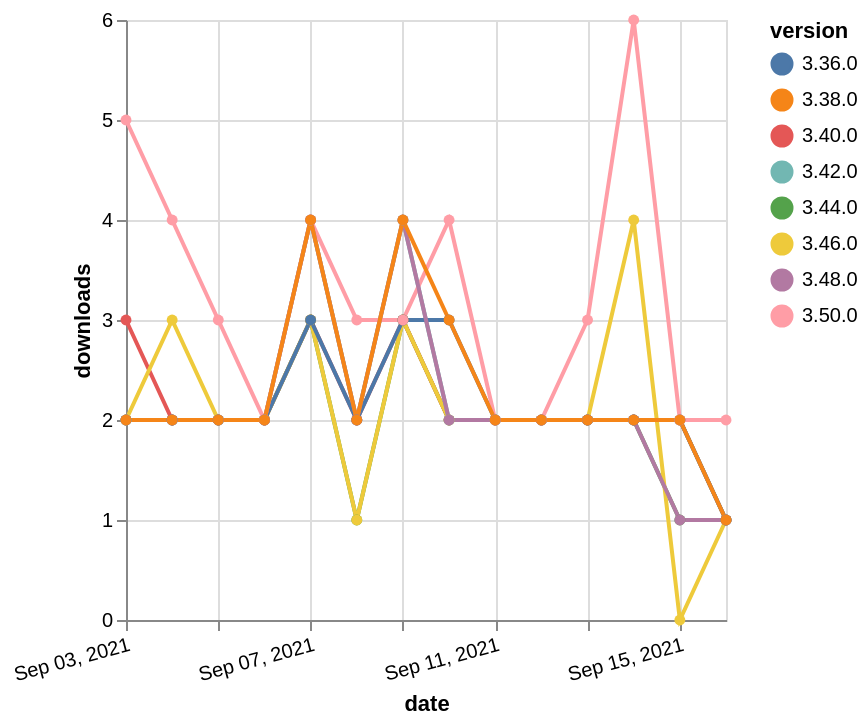

The specification (Vega-Lite) saved for this image:
### Vega-Lite specification from a JSON file in a GitHub repository (floating-point values rounded to 4 significant figures)
{"$schema": "https://vega.github.io/schema/vega-lite/v5.json", "description": "A simple bar chart with embedded data.", "data": {"values": [{"date": "2021-09-03", "total": 1500, "delta": 2, "version": "3.44.0"}, {"date": "2021-09-04", "total": 1502, "delta": 2, "version": "3.44.0"}, {"date": "2021-09-05", "total": 1504, "delta": 2, "version": "3.44.0"}, {"date": "2021-09-06", "total": 1506, "delta": 2, "version": "3.44.0"}, {"date": "2021-09-07", "total": 1509, "delta": 3, "version": "3.44.0"}, {"date": "2021-09-08", "total": 1510, "delta": 1, "version": "3.44.0"}, {"date": "2021-09-09", "total": 1513, "delta": 3, "version": "3.44.0"}, {"date": "2021-09-10", "total": 1515, "delta": 2, "version": "3.44.0"}, {"date": "2021-09-11", "total": 1517, "delta": 2, "version": "3.44.0"}, {"date": "2021-09-12", "total": 1519, "delta": 2, "version": "3.44.0"}, {"date": "2021-09-13", "total": 1521, "delta": 2, "version": "3.44.0"}, {"date": "2021-09-14", "total": 1523, "delta": 2, "version": "3.44.0"}, {"date": "2021-09-15", "total": 1524, "delta": 1, "version": "3.44.0"}, {"date": "2021-09-16", "total": 1525, "delta": 1, "version": "3.44.0"}, {"date": "2021-09-03", "total": 2142, "delta": 3, "version": "3.40.0"}, {"date": "2021-09-04", "total": 2144, "delta": 2, "version": "3.40.0"}, {"date": "2021-09-05", "total": 2146, "delta": 2, "version": "3.40.0"}, {"date": "2021-09-06", "total": 2148, "delta": 2, "version": "3.40.0"}, {"date": "2021-09-07", "total": 2151, "delta": 3, "version": "3.40.0"}, {"date": "2021-09-08", "total": 2153, "delta": 2, "version": "3.40.0"}, {"date": "2021-09-09", "total": 2156, "delta": 3, "version": "3.40.0"}, {"date": "2021-09-10", "total": 2158, "delta": 2, "version": "3.40.0"}, {"date": "2021-09-11", "total": 2160, "delta": 2, "version": "3.40.0"}, {"date": "2021-09-12", "total": 2162, "delta": 2, "version": "3.40.0"}, {"date": "2021-09-13", "total": 2164, "delta": 2, "version": "3.40.0"}, {"date": "2021-09-14", "total": 2166, "delta": 2, "version": "3.40.0"}, {"date": "2021-09-15", "total": 2168, "delta": 2, "version": "3.40.0"}, {"date": "2021-09-16", "total": 2169, "delta": 1, "version": "3.40.0"}, {"date": "2021-09-03", "total": 1014, "delta": 2, "version": "3.46.0"}, {"date": "2021-09-04", "total": 1017, "delta": 3, "version": "3.46.0"}, {"date": "2021-09-05", "total": 1019, "delta": 2, "version": "3.46.0"}, {"date": "2021-09-06", "total": 1021, "delta": 2, "version": "3.46.0"}, {"date": "2021-09-07", "total": 1024, "delta": 3, "version": "3.46.0"}, {"date": "2021-09-08", "total": 1025, "delta": 1, "version": "3.46.0"}, {"date": "2021-09-09", "total": 1028, "delta": 3, "version": "3.46.0"}, {"date": "2021-09-10", "total": 1030, "delta": 2, "version": "3.46.0"}, {"date": "2021-09-11", "total": 1032, "delta": 2, "version": "3.46.0"}, {"date": "2021-09-12", "total": 1034, "delta": 2, "version": "3.46.0"}, {"date": "2021-09-13", "total": 1036, "delta": 2, "version": "3.46.0"}, {"date": "2021-09-14", "total": 1040, "delta": 4, "version": "3.46.0"}, {"date": "2021-09-15", "total": 1040, "delta": 0, "version": "3.46.0"}, {"date": "2021-09-16", "total": 1041, "delta": 1, "version": "3.46.0"}, {"date": "2021-09-03", "total": 2059, "delta": 2, "version": "3.42.0"}, {"date": "2021-09-04", "total": 2061, "delta": 2, "version": "3.42.0"}, {"date": "2021-09-05", "total": 2063, "delta": 2, "version": "3.42.0"}, {"date": "2021-09-06", "total": 2065, "delta": 2, "version": "3.42.0"}, {"date": "2021-09-07", "total": 2069, "delta": 4, "version": "3.42.0"}, {"date": "2021-09-08", "total": 2071, "delta": 2, "version": "3.42.0"}, {"date": "2021-09-09", "total": 2075, "delta": 4, "version": "3.42.0"}, {"date": "2021-09-10", "total": 2077, "delta": 2, "version": "3.42.0"}, {"date": "2021-09-11", "total": 2079, "delta": 2, "version": "3.42.0"}, {"date": "2021-09-12", "total": 2081, "delta": 2, "version": "3.42.0"}, {"date": "2021-09-13", "total": 2083, "delta": 2, "version": "3.42.0"}, {"date": "2021-09-14", "total": 2085, "delta": 2, "version": "3.42.0"}, {"date": "2021-09-15", "total": 2087, "delta": 2, "version": "3.42.0"}, {"date": "2021-09-16", "total": 2088, "delta": 1, "version": "3.42.0"}, {"date": "2021-09-03", "total": 2331, "delta": 2, "version": "3.36.0"}, {"date": "2021-09-04", "total": 2333, "delta": 2, "version": "3.36.0"}, {"date": "2021-09-05", "total": 2335, "delta": 2, "version": "3.36.0"}, {"date": "2021-09-06", "total": 2337, "delta": 2, "version": "3.36.0"}, {"date": "2021-09-07", "total": 2340, "delta": 3, "version": "3.36.0"}, {"date": "2021-09-08", "total": 2342, "delta": 2, "version": "3.36.0"}, {"date": "2021-09-09", "total": 2345, "delta": 3, "version": "3.36.0"}, {"date": "2021-09-10", "total": 2348, "delta": 3, "version": "3.36.0"}, {"date": "2021-09-11", "total": 2350, "delta": 2, "version": "3.36.0"}, {"date": "2021-09-12", "total": 2352, "delta": 2, "version": "3.36.0"}, {"date": "2021-09-13", "total": 2354, "delta": 2, "version": "3.36.0"}, {"date": "2021-09-14", "total": 2356, "delta": 2, "version": "3.36.0"}, {"date": "2021-09-15", "total": 2358, "delta": 2, "version": "3.36.0"}, {"date": "2021-09-16", "total": 2359, "delta": 1, "version": "3.36.0"}, {"date": "2021-09-03", "total": 250, "delta": 5, "version": "3.50.0"}, {"date": "2021-09-04", "total": 254, "delta": 4, "version": "3.50.0"}, {"date": "2021-09-05", "total": 257, "delta": 3, "version": "3.50.0"}, {"date": "2021-09-06", "total": 259, "delta": 2, "version": "3.50.0"}, {"date": "2021-09-07", "total": 263, "delta": 4, "version": "3.50.0"}, {"date": "2021-09-08", "total": 266, "delta": 3, "version": "3.50.0"}, {"date": "2021-09-09", "total": 269, "delta": 3, "version": "3.50.0"}, {"date": "2021-09-10", "total": 273, "delta": 4, "version": "3.50.0"}, {"date": "2021-09-11", "total": 275, "delta": 2, "version": "3.50.0"}, {"date": "2021-09-12", "total": 277, "delta": 2, "version": "3.50.0"}, {"date": "2021-09-13", "total": 280, "delta": 3, "version": "3.50.0"}, {"date": "2021-09-14", "total": 286, "delta": 6, "version": "3.50.0"}, {"date": "2021-09-15", "total": 288, "delta": 2, "version": "3.50.0"}, {"date": "2021-09-16", "total": 290, "delta": 2, "version": "3.50.0"}, {"date": "2021-09-03", "total": 730, "delta": 2, "version": "3.48.0"}, {"date": "2021-09-04", "total": 732, "delta": 2, "version": "3.48.0"}, {"date": "2021-09-05", "total": 734, "delta": 2, "version": "3.48.0"}, {"date": "2021-09-06", "total": 736, "delta": 2, "version": "3.48.0"}, {"date": "2021-09-07", "total": 740, "delta": 4, "version": "3.48.0"}, {"date": "2021-09-08", "total": 742, "delta": 2, "version": "3.48.0"}, {"date": "2021-09-09", "total": 746, "delta": 4, "version": "3.48.0"}, {"date": "2021-09-10", "total": 748, "delta": 2, "version": "3.48.0"}, {"date": "2021-09-11", "total": 750, "delta": 2, "version": "3.48.0"}, {"date": "2021-09-12", "total": 752, "delta": 2, "version": "3.48.0"}, {"date": "2021-09-13", "total": 754, "delta": 2, "version": "3.48.0"}, {"date": "2021-09-14", "total": 756, "delta": 2, "version": "3.48.0"}, {"date": "2021-09-15", "total": 757, "delta": 1, "version": "3.48.0"}, {"date": "2021-09-16", "total": 758, "delta": 1, "version": "3.48.0"}, {"date": "2021-09-03", "total": 2471, "delta": 2, "version": "3.38.0"}, {"date": "2021-09-04", "total": 2473, "delta": 2, "version": "3.38.0"}, {"date": "2021-09-05", "total": 2475, "delta": 2, "version": "3.38.0"}, {"date": "2021-09-06", "total": 2477, "delta": 2, "version": "3.38.0"}, {"date": "2021-09-07", "total": 2481, "delta": 4, "version": "3.38.0"}, {"date": "2021-09-08", "total": 2483, "delta": 2, "version": "3.38.0"}, {"date": "2021-09-09", "total": 2487, "delta": 4, "version": "3.38.0"}, {"date": "2021-09-10", "total": 2490, "delta": 3, "version": "3.38.0"}, {"date": "2021-09-11", "total": 2492, "delta": 2, "version": "3.38.0"}, {"date": "2021-09-12", "total": 2494, "delta": 2, "version": "3.38.0"}, {"date": "2021-09-13", "total": 2496, "delta": 2, "version": "3.38.0"}, {"date": "2021-09-14", "total": 2498, "delta": 2, "version": "3.38.0"}, {"date": "2021-09-15", "total": 2500, "delta": 2, "version": "3.38.0"}, {"date": "2021-09-16", "total": 2501, "delta": 1, "version": "3.38.0"}]}, "width": "container", "mark": {"type": "line", "point": {"filled": true}}, "encoding": {"x": {"field": "date", "type": "temporal", "timeUnit": "yearmonthdate", "title": "date", "axis": {"labelAngle": -15}}, "y": {"field": "delta", "type": "quantitative", "title": "downloads"}, "color": {"field": "version", "type": "nominal"}, "tooltip": {"field": "delta"}}}
